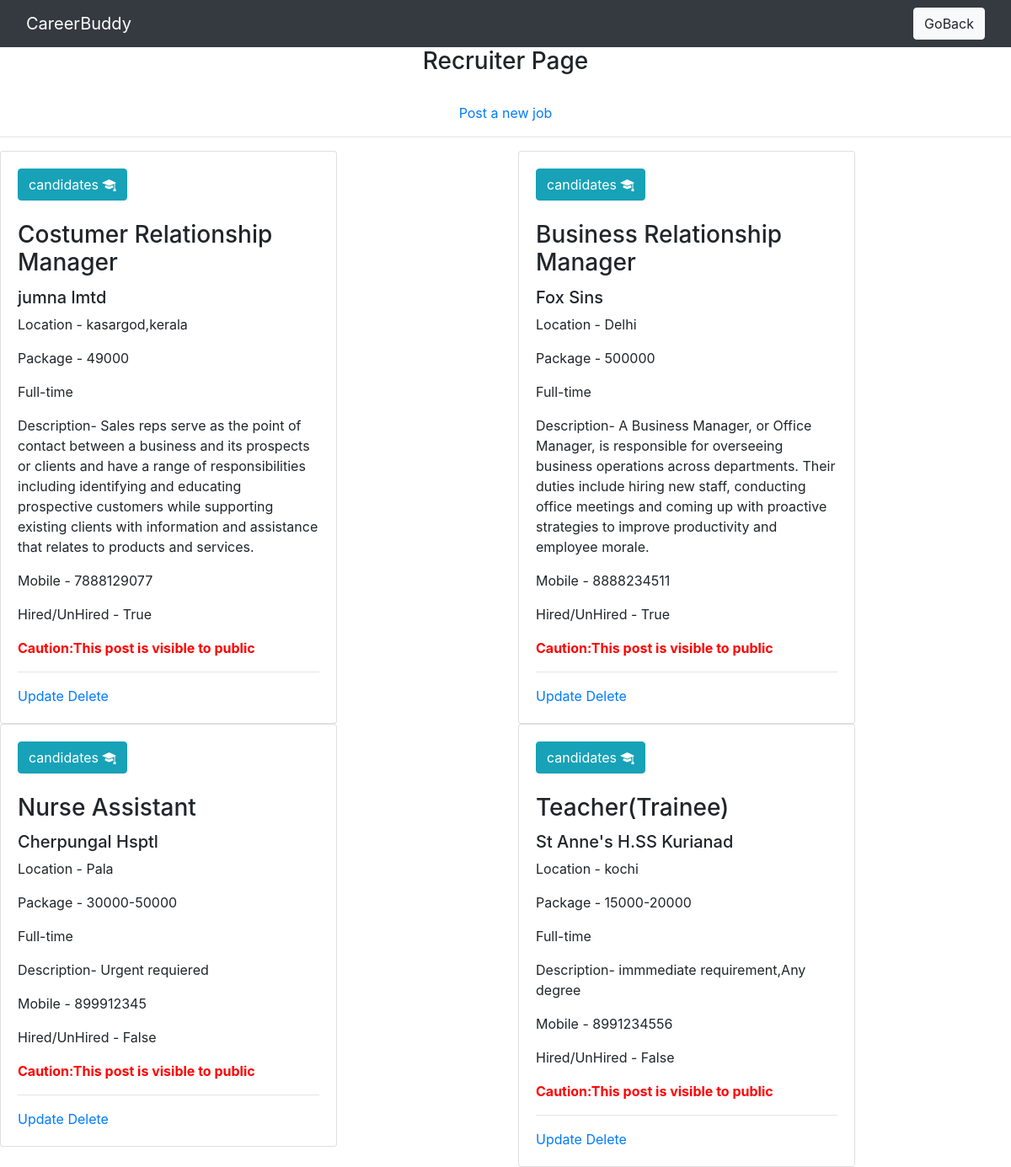
Screenshot of /list/ (signed in) with the database file from the repository.
### student/models.py (models this page shows, shortened)
class Jobs(models.Model):
    user = models.ForeignKey(User, on_delete=models.CASCADE, blank=True, null=True)
    job_type= models.CharField(max_length=200, choices=Type, default='IT field')
    role = models.CharField(max_length=150)
    company = models.CharField(max_length=150)
    location = models.CharField(max_length=150)
    salary = models.CharField(max_length=150)
    duration = models.CharField(max_length=150,choices=Duration)
    job_description=models.TextField()
    complete=models.BooleanField(default=False)
    call=models.IntegerField()
    Hired=models.BooleanField(default=False)
    created = models.DateTimeField(auto_now_add=True)
    class Meta:
        ordering = ["-created"]

### student/views.py (the view)
# urls.py: path('list/',employer_list.as_view(),name='list'),
class employer_list(ListView):
    model = Jobs
    template_name = 'employer.html'
    context_object_name = 'list'
    fields = ['job_type', 'role', 'company', 'location', 'salary', 'duration', 'job_description', 'call', 'Hired']
    def get_context_data(self, **kwargs):
        context = super().get_context_data(**kwargs)
        context['list'] = context['list'].filter(user=self.request.user)
        return context

### templates/employer.html (shortened to what this page needs)
{% load static %}
<!DOCTYPE html>
<html lang="en">
<head>
        <link rel="stylesheet" href="https://cdn.jsdelivr.net/npm/bootstrap@4.0.0/dist/css/bootstrap.min.css">
        <link rel="stylesheet" href="https://cdn.jsdelivr.net/npm/bootstrap-icons@1.5.0/font/bootstrap-icons.css">
<link rel="stylesheet" type="text/css" href="{% static 'css/employer.css' %}"/>
<link rel="stylesheet" href="https://cdn.jsdelivr.net/npm/bootstrap-icons@1.10.4/font/bootstrap-icons.css">
</head>
<body>
{% include 'delete messege.html' %}
{% if request.user.is_authenticated %}
<nav class="navbar navbar-dark bg-dark">
  <div class="container-fluid">
    <div class="d-flex align-items-center">
      <a class="navbar-brand" href="/">CareerBuddy</a>
    </div><a href="/homepage"><button class="btn btn-light">GoBack</button></a>
  </div>
</nav>
<center><h3>Recruiter Page</h3>
<br>
<a href="/employer-create">Post a new job</a></center>
<hr>
<div class="row">
{% for i in list %}
      <div class="col">
 <div  id="job-margin" class="card" style="width:25rem;">
            <div class="card-body">
  <div class="bell" ><a title="Applied candidates" href="{% url 'employer-detail' i.pk %}"><button class="btn btn-info">candidates <i class="bi bi-mortarboard-fill"></i></button></a></div>
<br>
<h3  class="card-title">{{i.role}}</h3>
                <h5 class="card-text">{{i.company}}</h5>
                <p>Location - {{i.location}}</p>
                <p>Package - {{i.salary}}</p>
        <p>{{i.duration}}</p>
<p>Description- {{i.job_description}}</p>
<p>  Mobile -  {{i.call}}</p>
<p>Hired/UnHired - {{i.Hired}}</p>
                <b style="color:red">Caution:This post is visible to public</b><hr>
<a href="{% url 'employer-update' i.pk %}">Update</a>
<a href="{% url 'employer-delete' i.pk %}">Delete</a>
</div></div></div>
{% endfor %}<br><br><br>
{% endif %}
</div>
</body>
</html>

### student/static/css/employer.css (style rules this page uses)
.bell { font-size:20px; }

### rows the page displays
Jobs: role "Costumer Relationship Manager", company "jumna lmtd", location "kasargod,kerala", salary "49000", duration "Full-time", job_description "Sales reps serve as the point of contact between a business and its prospects or clients and have a range of responsibilities including identifying and educating prospective customers while supporting existing clients with information and assistance that relates to products and services.", call "7888129077", Hired "True"
Jobs: role "Business Relationship Manager", company "Fox Sins", location "Delhi", salary "500000", duration "Full-time", job_description "A Business Manager, or Office Manager, is responsible for overseeing business operations across departments. Their duties include hiring new staff, conducting office meetings and coming up with proactive strategies to improve productivity and employee morale.", call "8888234511", Hired "True"
Jobs: role "Nurse Assistant", company "Cherpungal Hsptl", location "Pala", salary "30000-50000", duration "Full-time", job_description "Urgent requiered", call "899912345", Hired "False"
Jobs: role "Teacher(Trainee)", company "St Anne's H.SS Kurianad", location "kochi", salary "15000-20000", duration "Full-time", job_description "immmediate requirement,Any degree", call "8991234556", Hired "False"
